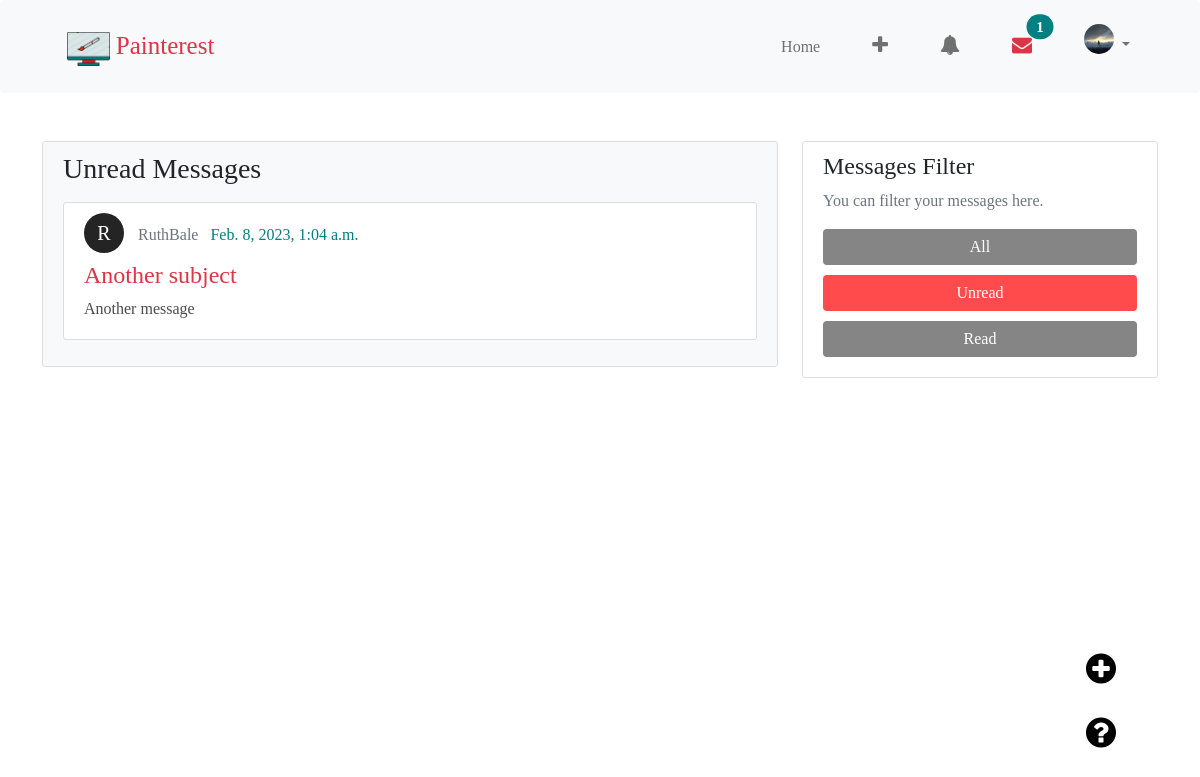
/messages/ (signed in), run on an earlier commit of the app's database.
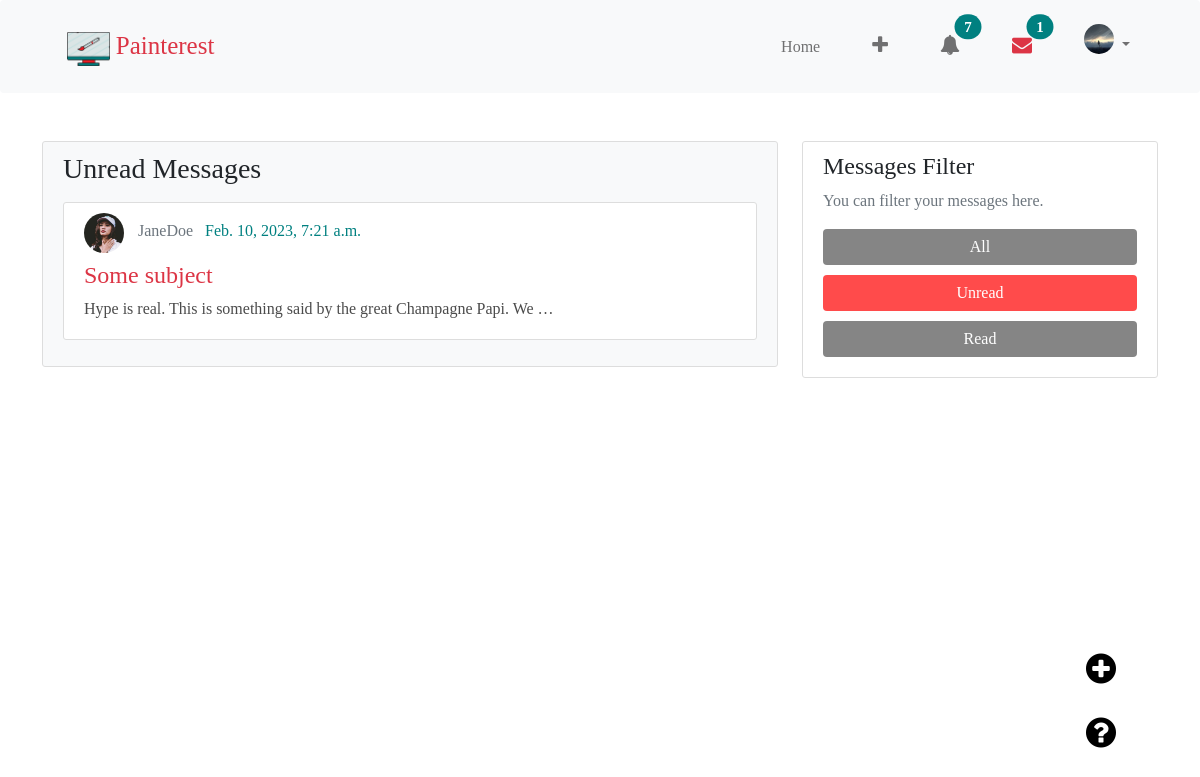
And on a later commit of the database.
### users/models.py (models this page shows, shortened)
class CustomUser(AbstractUser):
    email = models.EmailField(
        verbose_name='email address',
        max_length=60,
        unique=True
    )
    username = models.CharField(
        max_length=50, unique=True, validators=[alphanumeric])
    USERNAME_FIELD = 'email'
    REQUIRED_FIELDS = []
    objects = UserManager()

class Profile(models.Model):
    user = models.OneToOneField(
        settings.AUTH_USER_MODEL, related_name='profile', on_delete=models.CASCADE)
    image = models.ImageField(
        default='90a70ab564f045a48488cd440f3b56e4-dp.jpg', upload_to='profile_pics', blank=True)
    about = models.TextField(blank=True)
    website_url = models.CharField(max_length=50, blank=True)
    feed_tuner = models.ManyToManyField(Category, blank=True)

### main/models.py (models this page shows, shortened)
class Message(models.Model):
    sender = models.ForeignKey(settings.AUTH_USER_MODEL,
                               on_delete=models.CASCADE, related_name='message_sender')
    recepient = models.ForeignKey(settings.AUTH_USER_MODEL,
                                  on_delete=models.CASCADE, related_name='message_recepient')
    subject = models.CharField(default='Some subject', max_length=100)
    message = models.TextField(blank=False)
    read = models.BooleanField(default=False)
    timestamp = models.DateTimeField(auto_now_add=True, db_index=True)
    class Meta:
        ordering = ('-timestamp',)

### main/views.py (the view)
# urls.py: path('messages/', views.view_messages, name='view_messages'),
@login_required
def view_messages(request):
    all_messages = Message.objects.filter(recepient=request.user)
    context = {
        'all_messages': all_messages,
    }
    return render(request, 'main/messages.html', context)

### main/context_processors.py (called while the page is built)
def notify_user(request):
    if request.user.is_authenticated:
        return {
            'unread_count': Message.objects.filter(recepient=request.user, read=False).count(),
            'notify': len(Action.objects.filter(action_for=request.user, read=False))
        }
    return {
        'unread_count': 0,
        'notify': 0
    }

### main/templates/main/messages.html (shortened to what this page needs)
{% extends 'main/base.html' %}
{% block content %}
<div class="row flex-column-reverse flex-md-row">
    <div class="col-md-8" data-aos="fade-right" data-aos-delay="200" data-aos-duration="1000">
        <div class="content-section bg-light">
            <div id="unread_filter_section">
                <h3 class="mb-3">Unread Messages</h3>
                {% for message in all_messages %}
                    {% if not message.read %}
                    <div class="each_message content-section mb-3">
                        {% if message.sender.profile.image.name == '90a70ab564f045a48488cd440f3b56e4-dp.jpg' %}
                            <a href="{% url 'show_message' message.id %}" class="message_">
                                <div class="pna d-inline-block">{{ message.sender.username.0 }}</div>
                                <span class="author mr-2 text-secondary">
                                {{ message.sender.username }}</span>
                                <span class="text-info">{{ message.timestamp }}</span>
                                <h4 class="mt-2 ml-5 text-danger">{{ message.subject }}</h3>
                                <p class="my-2 ml-5">{{ message.message | truncatechars:70 }}</p>
                            </a>
                        {% else %}
                            <a href="{% url 'show_message' message.id %}" class="message_">
                                <span class="author mr-2 text-secondary">
                                    <img src="{{ message.sender.profile.image.url }}" alt="{{ message.sender.username.0 }}" class="img-fluid">
                                {{ message.sender.username }}
                                </span>
                                <span class="text-info">{{ message.timestamp }}</span>
                                <h4 class="mt-2 ml-5 text-danger">{{ message.subject }}</h4>
                                <p class="my-2 ml-5">{{ message.message | truncatechars:70 }}</p>
                            </a>
                        {% endif %}
                    </div>
                    {% endif %}
                {% endfor %}
            </div>
        </div>
    </div>
    <div class="col-md-4" data-aos="fade-left" data-aos-delay="200" data-aos-duration="1000">
        <div class="content-section">
            <h4>Messages Filter</h4>
            <p class='text-muted'>You can filter your messages here.</p>
            <div class="all_filter_but">
                <button class="btn btn-info filter_buttons">All</button>
                <button class="btn btn-info filter_buttons" id="unread_but">Unread</button>
                <button class="btn btn-info filter_buttons">Read</button>
            </div>
        </div>
    </div>
</div>
{% endblock %}

### main/templates/main/base.html (shortened to what this page needs)
{% load static %}
<!DOCTYPE html>
<html lang="en">
<head>
    <link rel="stylesheet" href="{% static 'main/css/aos.css' %}">
    <link rel="stylesheet" href="{% static 'main/css/bootstrap.css' %}">
    <link rel="stylesheet" href="{% static 'main/css/style.css' %}">
    <link rel="stylesheet" href="{% static 'main/css/responsive.css' %}">
    <link rel="stylesheet" href="{% static 'main/fonts/fontawesome/css/font-awesome.min.css' %}">
</head>
<body>
    <nav class="navbar navbar-expand-lg navbar-light bg-light rounded" data-aos="fade-down" data-aos-delay="200" data-aos-duration="1000">
        <div class="container">
            <a class="navbar-brand" href="{% url 'index' %}">
                <img src="/media/painterestLogo.png" class="logo img-fluid" alt=""> Painterest</a>
            <div class="collapse navbar-collapse align-items-center justify-content-end" id="navBar">
                <ul class="navbar-nav d-flex">
                    <li class="nav-item">
                        <a class="nav-link home" href="{% url 'index' %}">Home </a>
                    </li>
                    {% if not user.is_authenticated %}
                        <li class="nav-item">
                            <a class="nav-link" href="{% url 'register' %}" tabindex="-1" aria-disabled="true">Sign Up</a>
                        </li>
                        <li class="nav-item">
                            <a class="nav-link" href="{% url 'login' %}" tabindex="-1" aria-disabled="true">Login</a>
                        </li>
                    {% else %}
                        <li class="nav-item">
                            <a class="nav-link" href="{% url 'add_paint' %}">
                                <i class="fa fa-plus"></i>
                            </a>
                        </li>
                        <li class="nav-item">
                            <a class="nav-link position-relative" href="{% url 'notifications' %}" tabindex="-1" aria-disabled="true">
                                <i class="fa fa-bell">
                                    {% if notify %}
                                        <span class="position-absolute top-0 start-100 translate-middle badge rounded-pill bg-danger">
                                            {{ notify }}
                                        </span>
                                    {% endif %}
                                </i>
                            </a>
                        </li>
                        <li class="nav-item">
                            <a class="nav-link position-relative" href="{% url 'view_messages' %}" tabindex="-1" aria-disabled="true">
                                {% if unread_count %}
                                    <i class="fa fa-envelope">
                                        <span class="position-absolute top-0 start-100 translate-middle badge rounded-pill bg-danger">
                                            {{ unread_count }}
                                        </span>
                                    </i>
                                {% else %}
                                    <i class="fa fa-envelope-open"></i>
                                {% endif %}
                            </a>
                        </li>
                        <li class="nav-item dropdown">
                            <a class="nav-link dropdown-toggle" href="#" id="dropdown09" data-bs-toggle="dropdown"
                                data-toggle="dropdown" aria-haspopup="true" aria-expanded="false">
                                {% if user.profile.image.name == '90a70ab564f045a48488cd440f3b56e4-dp.jpg' %}
                                    <div class="profile_badge">{{ user.username.0 }}</div>
                                {% else %}
                                    <img class="rounded-circle badge-account-img" src="{{ user.profile.image.url }}">
                                {% endif %}
                            </a>
                        </li>
                    {% endif %}
                </ul>
            </div>
        </div>
    </nav>
    <div class="container mt-5">
        {% block content %} {% endblock %}
        {% if user.is_authenticated %}
            <div class="add">
                <a href="{% url 'add_paint' %}"><i class=" fa fa-plus-circle"></i></a>
            </div>
        {% endif %}
        <div>
            <label for="crazy" class="quest">
                <i class="fa fa-question-circle"></i>
            </label>
        </div>
    </div>
</body>
</html>

### main/static/main/css/style.css (style rules this page uses)
body { font-family: "poppins" !important; }
.logo { height: 34px; }
.navbar { z-index: 9999; }
.nav-item .home { font-weight: 500; }
nav .nav-item { padding: 0.5em; }
.navbar-brand { font-size: 25px; color: #dc3545 !important; padding-left: 1em; }
.navbar-nav > .active > a, .nav-item > a:hover { color: #dc3545 !important; }
.nav-link i.fa { font-size: 20px; }
.nav-link { margin-right: 20px; }
.nav-item .badge { background: teal !important; }
.badge-account-img { height: 30px; width: 30px; margin-bottom: 15px; }
.content-section { position: relative !important; background: #ffffff; padding: 10px 20px; border: 1px solid #dddddd; border-radius: 3px; margin-bottom: 20px; z-index: 9; }
a, a:hover { text-decoration: none; }
.author img { width: 40px; border-radius: 50%; display: inline-block; margin-right: 10px; }
.container ul { display: none; }
.add i, .quest i { color: #000; }
.add { position: fixed; bottom: 13%; right: 7%; font-size: 35px; cursor: pointer; z-index: 99999; }
.quest { position: fixed; bottom: 5%; right: 7%; font-size: 35px; cursor: pointer; z-index: 99999; }
.message_ { display: block; }
.each_message a { color: #4b4b4b; }
#single_msg .text-danger, .each_message .text-info { color: teal !important; margin-left: 8px !important; }
.filter_buttons { display: block; margin-bottom: 10px; background: #858585; color: #fff; outline: none; border: none; width: 100%; }
.all_filter_but .active { background: rgb(255, 75, 75) !important; color: #fff !important; border: none; }

### main/static/main/css/responsive.css (style rules this page uses)
@media (min-width: 995px) { .navbar-nav { align-items: center; } }
@media (min-width: 768px) { nav .nav-item:last-child { padding-right: 0px; } }

What changed in the data, as far as the page shows it:
removed Message: sender.username.0 "R", sender.username "RuthBale", timestamp "Feb. 8, 2023, 1:04 a.m.", subject "Another subject", message "Another message"
added Message: sender.profile.image (picture), sender.username "JaneDoe", timestamp "Feb. 10, 2023, 7:21 a.m.", subject "Some subject", message "Hype is real. This is something said by the great Champagne Papi. We …"
Also different on the page:
{{ notify }}: (not shown) → "7"
